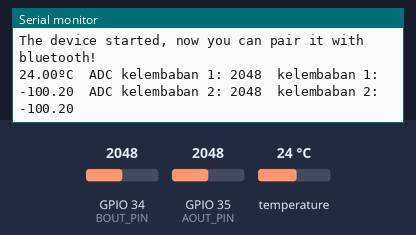
Bench run of a sketch on a simulated ESP32. On the bench: the last lines printed to the serial monitor. Inputs (shaded band) come from the test bench; at power-on: temperature 24 °C, GPIO 34 (BOUT_PIN) = 2048, GPIO 35 (AOUT_PIN) = 2048. Nothing arrives over Bluetooth unless stated.

Above: at 1.5 s.
1.6 s: temperature set to 12 °C
At 3.0 s:
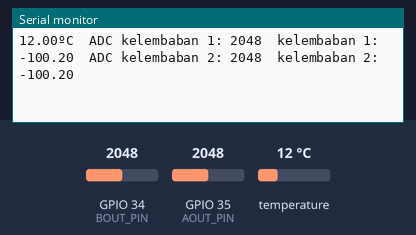
3.1 s: GPIO 34 (BOUT_PIN) set to 2866
At 4.5 s:
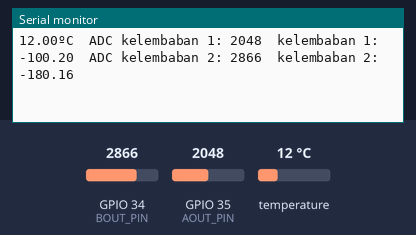
4.6 s: GPIO 35 (AOUT_PIN) set to 2866
6.1 s: temperature set to 19 °C
At 7.3 s:
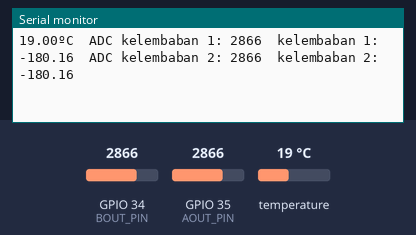
7.6 s: GPIO 34 (BOUT_PIN) set to 3603
At 8.9 s:
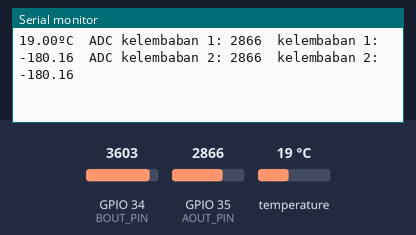
9.1 s: GPIO 35 (AOUT_PIN) set to 3603
At 11.2 s:
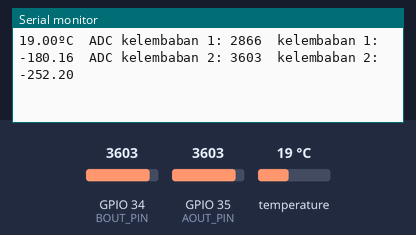
Timing chart, 0 to 11.6 s (numbered marks = the images above; inputs shaded):
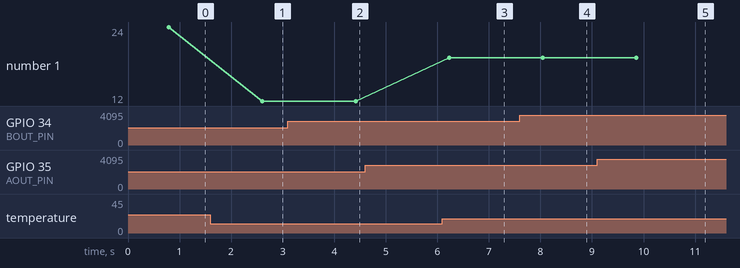

The sketch:

SoilMoisture_BT.ino
```cpp
#include <OneWire.h>
#include <DallasTemperature.h>
#include "BluetoothSerial.h"

#define AOUT_PIN 35 // Tiang 2
#define BOUT_PIN 34 // Tiang 1
float kelembabanTanahT2; //Tiang 2
float kelembabanTanahT1; // Tiang 1
const int oneWireBus = 4;
OneWire oneWire(oneWireBus);
DallasTemperature sensors(&oneWire);

#if !defined(CONFIG_BT_ENABLED) || !defined(CONFIG_BLUEDROID_ENABLED)
#error Bluetooth is not enabled! Please run `make menuconfig` to and enable it
#endif
char incomingChar;
int calIn=0;
String message = "";
BluetoothSerial SerialBT;

void setup() {

  Serial.begin(9600);
  SerialBT.begin("Moisture Soil"); //Bluetooth device name
  Serial.println("The device started, now you can pair it with bluetooth!");
  sensors.begin();
}

void loop() {
  //2 Sensor Kelembaban Tanah
  int valueT2 = analogRead(AOUT_PIN); // read the analog value from sensor
  int valueT1 = analogRead(BOUT_PIN); // read the analog value from sensor
  kelembabanTanahT2 = (100-((valueT2/1023.00)*100));
  kelembabanTanahT1 = (100-((valueT1/1023.00)*100));

  // Sensor DS18B20
  sensors.requestTemperatures();
  float temperatureC = sensors.getTempCByIndex(0);
  float temperatureF = sensors.getTempFByIndex(0);

  // Print Sensor Suhu
  Serial.print(temperatureC);
  Serial.print("ºC\t");
  SerialBT.print("Suhu : ");
  SerialBT.print(temperatureC);
  SerialBT.println("ºC  ");

  // Print Sensor Kelembaban Tanah
  Serial.print("ADC kelembaban 1: ");
  Serial.print(valueT2);
  Serial.print("\tkelembaban 1: ");
  Serial.print(kelembabanTanahT2);
  SerialBT.print("ADC kelembaban 1: ");
  SerialBT.print(valueT2);
  SerialBT.print("  kelembaban 1: ");
  SerialBT.println(kelembabanTanahT2);
  Serial.print("\tADC kelembaban 2: ");
  Serial.print(valueT1);
  Serial.print("\tkelembaban 2: ");
  Serial.println(kelembabanTanahT1);
  SerialBT.print("ADC kelembaban 2: ");
  SerialBT.print(valueT2);
  SerialBT.print("  kelembaban 2: ");
  SerialBT.println(kelembabanTanahT2);
  delay(1000);
}
```

Measured:
- after the input at 1.6 s, the serial monitor: prints a new line after 1.0 s (image 1)
- after the input at 3.1 s, the serial monitor: prints a new line after 1.3 s (image 2)
- after the input at 6.1 s, the serial monitor: prints a new line after 0.13 s (image 3)
- plotted number 1: 24 → 12 after the input at 1.6 s, 12 → 19 after the input at 6.1 s
